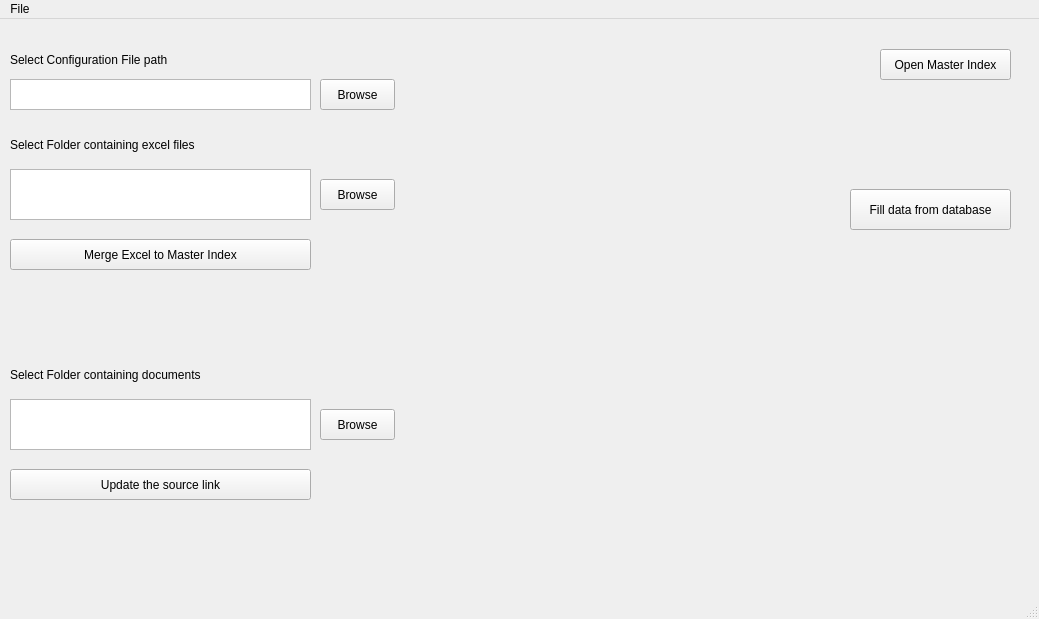
<?xml version="1.0" encoding="UTF-8"?>
<ui version="4.0">
 <class>MainWindow</class>
 <widget class="QMainWindow" name="MainWindow">
  <property name="geometry">
   <rect>
    <x>0</x>
    <y>0</y>
    <width>1039</width>
    <height>619</height>
   </rect>
  </property>
  <property name="windowTitle">
   <string>SortX</string>
  </property>
  <widget class="QWidget" name="centralwidget">
   <widget class="QTextBrowser" name="tbrowse_Config">
    <property name="geometry">
     <rect>
      <x>10</x>
      <y>60</y>
      <width>301</width>
      <height>31</height>
     </rect>
    </property>
   </widget>
   <widget class="QPushButton" name="pb_Config">
    <property name="geometry">
     <rect>
      <x>320</x>
      <y>60</y>
      <width>75</width>
      <height>31</height>
     </rect>
    </property>
    <property name="text">
     <string>Browse</string>
    </property>
   </widget>
   <widget class="QLabel" name="lb_Config">
    <property name="geometry">
     <rect>
      <x>10</x>
      <y>30</y>
      <width>301</width>
      <height>21</height>
     </rect>
    </property>
    <property name="text">
     <string>Select Configuration File path</string>
    </property>
   </widget>
   <widget class="QLabel" name="label">
    <property name="geometry">
     <rect>
      <x>10</x>
      <y>110</y>
      <width>221</width>
      <height>31</height>
     </rect>
    </property>
    <property name="text">
     <string>Select Folder containing excel files</string>
    </property>
   </widget>
   <widget class="QPushButton" name="pb_Merge">
    <property name="geometry">
     <rect>
      <x>320</x>
      <y>160</y>
      <width>75</width>
      <height>31</height>
     </rect>
    </property>
    <property name="text">
     <string>Browse</string>
    </property>
   </widget>
   <widget class="QTextBrowser" name="tbrowse_Merge">
    <property name="geometry">
     <rect>
      <x>10</x>
      <y>150</y>
      <width>301</width>
      <height>51</height>
     </rect>
    </property>
   </widget>
   <widget class="QPushButton" name="pb_RunMerge">
    <property name="geometry">
     <rect>
      <x>10</x>
      <y>220</y>
      <width>301</width>
      <height>31</height>
     </rect>
    </property>
    <property name="text">
     <string>Merge Excel to Master Index</string>
    </property>
   </widget>
   <widget class="QPushButton" name="pb_RunFilePath">
    <property name="geometry">
     <rect>
      <x>10</x>
      <y>450</y>
      <width>301</width>
      <height>31</height>
     </rect>
    </property>
    <property name="text">
     <string>Update the source link</string>
    </property>
   </widget>
   <widget class="QPushButton" name="pb_FilePath">
    <property name="geometry">
     <rect>
      <x>320</x>
      <y>390</y>
      <width>75</width>
      <height>31</height>
     </rect>
    </property>
    <property name="text">
     <string>Browse</string>
    </property>
   </widget>
   <widget class="QTextBrowser" name="tbrowse_FilePath">
    <property name="geometry">
     <rect>
      <x>10</x>
      <y>380</y>
      <width>301</width>
      <height>51</height>
     </rect>
    </property>
   </widget>
   <widget class="QLabel" name="lb_FilePath">
    <property name="geometry">
     <rect>
      <x>10</x>
      <y>340</y>
      <width>221</width>
      <height>31</height>
     </rect>
    </property>
    <property name="text">
     <string>Select Folder containing documents</string>
    </property>
   </widget>
   <widget class="QPushButton" name="pb_RunOpenMi">
    <property name="geometry">
     <rect>
      <x>880</x>
      <y>30</y>
      <width>131</width>
      <height>31</height>
     </rect>
    </property>
    <property name="text">
     <string>Open Master Index</string>
    </property>
   </widget>
   <widget class="QPushButton" name="pb_RunFillData">
    <property name="geometry">
     <rect>
      <x>850</x>
      <y>170</y>
      <width>161</width>
      <height>41</height>
     </rect>
    </property>
    <property name="text">
     <string>Fill data from database</string>
    </property>
   </widget>
  </widget>
  <widget class="QMenuBar" name="menubar">
   <property name="geometry">
    <rect>
     <x>0</x>
     <y>0</y>
     <width>1039</width>
     <height>22</height>
    </rect>
   </property>
   <widget class="QMenu" name="menuFile">
    <property name="title">
     <string>File</string>
    </property>
   </widget>
   <addaction name="menuFile"/>
  </widget>
  <widget class="QStatusBar" name="statusbar"/>
 </widget>
 <resources/>
 <connections/>
</ui>
